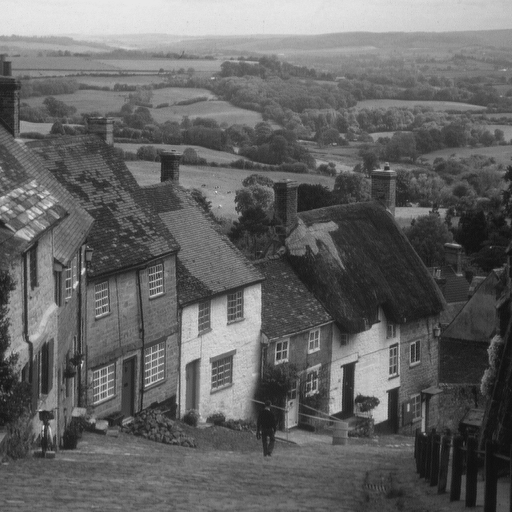
#> input picture Images/Goldhill.png, 512 x 512 px, found by its file name
$ jupyter execute --allow-errors 'Binarization_of_images(Otsu&Niblack).ipynb'
#> lines starting #> are read from the running program, lines starting #| are printed output that depends on the picture; after the words box and inside, x2 and y2 are one past the last pixel; in counts of white or black regions, pixels touching at a corner belong together
<a href="https://colab.research.google.com/github/nyangwara/Digital-Image-Processing/blob/master/Binarization_of_images(Otsu%26Niblack).ipynb" target="_parent"></a>

[cell 1]
import numpy as np
import cv2 as cv

**Otsu Binarization**

[cell 2]
img = cv.imread('/content/Goldhill.png',cv.IMREAD_GRAYSCALE)
#> img is the input picture: shape (512, 512); min 15, max 232, mean 100.7
#> (the rest of this cell did not finish here and is left out)

[cell 3]
img = cv.imread('/content/handwriting.jpg', cv.IMREAD_GRAYSCALE)
histogram = np.zeros(256, dtype=np.float32)
sum_hist = 0
#> (the rest of this cell did not finish here and is left out)

[cell 4]
def hist(img):
    histogram = np.zeros(256,dtype=np.float32)
    sum_hist = 0
    for i in range(img.shape[0]):
        for j in range(img.shape[1]):
            histogram[img[i,j]]+=1
            sum_hist += 1
    return histogram/sum_hist

img = cv.imread('/content/baboon.png',cv.IMREAD_GRAYSCALE)
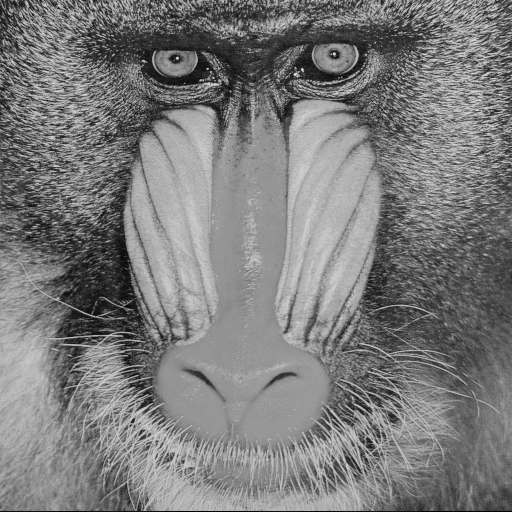
#> input picture Images/baboon.png, 512 x 512 px, found by its file name
#> img is the input picture: shape (512, 512); min 0, max 227, mean 123.3
histogram = hist(img)
#> histogram = 256 values, max 0.0168 at index 149, min 0 at index 220, mean 0.00391
global_mean = np.mean(img)
#> global_mean = 123.3
mu2 = 0
mu2 = global_mean
#> mu2 = 123.3
global_var = np.var(img)
#> global_var = 1974
w1 = 0
maxcriterion=0
cumsum = 0
thresh = 0
for t in range(255):
    cumsum += t*histogram[t]
    w1 += histogram[t]
    mu1 = cumsum/w1
    mu2 = (global_mean - mu1*w1)/(1 - w1)
    var = w1*(1-w1)*(mu1 - mu2)**2
    criterion = w1*np.log(w1)+(1-w1)*np.log(1-w1) - 0.5*np.log(global_var - var) + 50
    if criterion > maxcriterion:
        maxcriterion = criterion
        thresh = t+1
#> this loop made 255 passes
#> (cumsum, w1, mu1, mu2, var, criterion) on passes 1 to 12: (0, 0.000153, 0, 123.3, 2.32, 46.21), (3.43e-05, 0.000187, 0.184, 123.3, 2.83, 46.21), (0.000202, 0.000271, 0.746, 123.3, 4.07, 46.2), (0.000626, 0.000412, 1.52, 123.4, 6.11, 46.2), (0.00127, 0.000572, 2.21, 123.4, 8.4, 46.2), (0.00188, 0.000694, 2.7, 123.4, 10.11, 46.2), (0.0027, 0.000832, 3.25, 123.4, 12, 46.2), (0.00297, 0.00087, 3.41, 123.4, 12.52, 46.2), (0.00315, 0.000893, 3.53, 123.4, 12.82, 46.2), (0.00346, 0.000927, 3.73, 123.4, 13.27, 46.2), (0.00384, 0.000965, 3.98, 123.4, 13.76, 46.2), (0.00451, 0.00103, 4.4, 123.4, 14.53, 46.2)
#> after the loop, cumsum = 123.3; maxcriterion = 46.21; thresh = 109; w1 = 1

out_img = cv.threshold(img, thresh, 255, cv.THRESH_BINARY)[1]
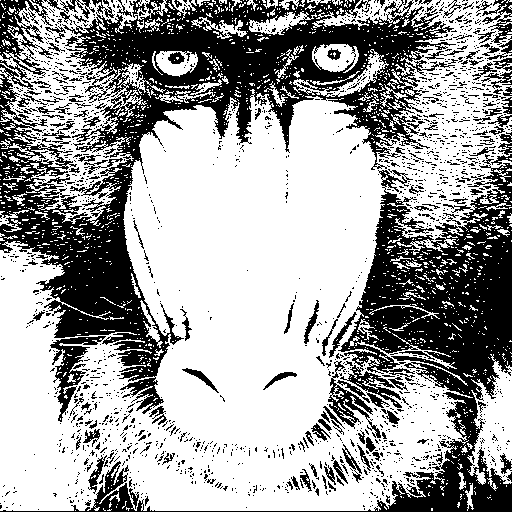
#> out_img: shape (512, 512); 63.2% white; 1852 black regions (1688 under 20 px), largest, box (x1, y1, x2, y2) and area: (0, 0, 456, 414) 48898, (0, 154, 512, 512) 29523, (50, 336, 106, 422) 1380
cv.imwrite('out.png', out_img)
#> Out = True
